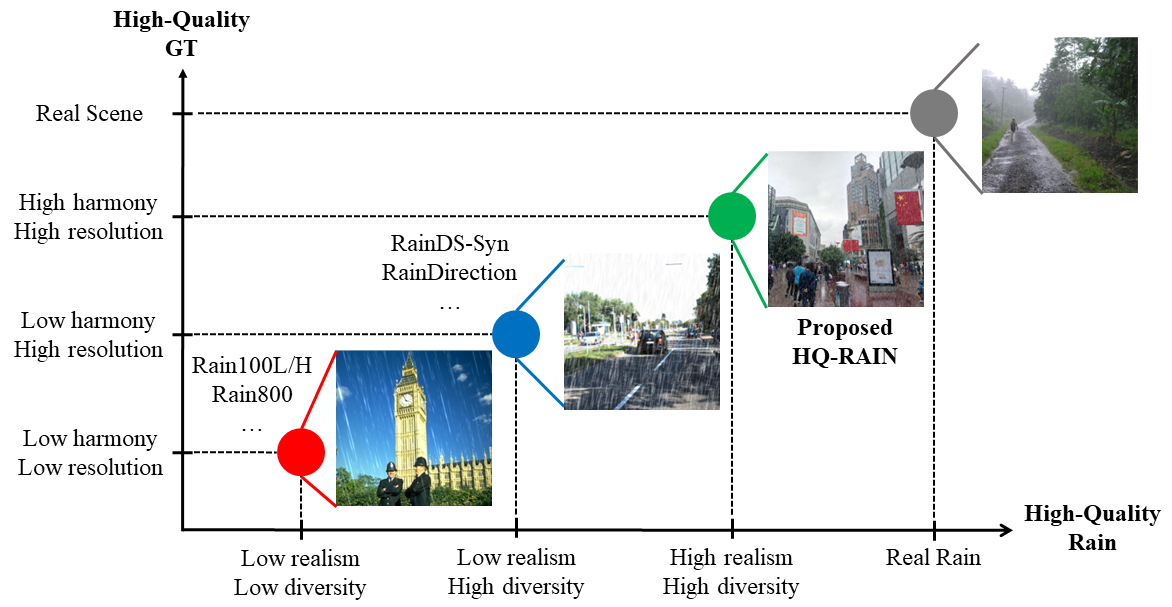
#> input picture img/overview.png, 1172 x 607 px, given in place of img, which was not available
$ python addrain.py --input_dir img
#> lines starting #> are read from the running program, lines starting #| are printed output that depends on the picture; pictures that were not available may be replaced by others from this repository, and a replacement may not be noted
import cv2
import numpy as np
import glob
import os
import argparse
import random

def get_noise(img, value=10):

    noise = np.random.uniform(0, 256, img.shape[0:2])
    v = value * 0.01
    noise[np.where(noise < (256 - v))] = 0

    k = np.array([[0, 0.1, 0],
                  [0.1, 8, 0.1],
                  [0, 0.1, 0]])

    noise = cv2.filter2D(noise, -1, k)

    return noise


def rain_blur(noise, length=10, angle=0, w=1):

    trans = cv2.getRotationMatrix2D((length / 2, length / 2), angle - 45, 1 - length / 100.0)
    dig = np.diag(np.ones(length))
    k = cv2.warpAffine(dig, trans, (length, length))
    k = cv2.GaussianBlur(k, (w, w), 0)

    # k = k / length

    blurred = cv2.filter2D(noise, -1, k)

    cv2.normalize(blurred, blurred, 0, 255, cv2.NORM_MINMAX)
    blurred = np.array(blurred, dtype=np.uint8)

    return blurred


def alpha_rain(rain, img, img_name, out_dir, beta=0.8):

    rain = np.expand_dims(rain, 2)
    rain_effect = np.concatenate((img, rain), axis=2)  # add alpha channel

    rain_result = img.copy()
    rain = np.array(rain, dtype=np.float32)
    rain_result[:, :, 0] = rain_result[:, :, 0] * (255 - rain[:, :, 0]) / 255.0 + beta * rain[:, :, 0]
    rain_result[:, :, 1] = rain_result[:, :, 1] * (255 - rain[:, :, 0]) / 255 + beta * rain[:, :, 0]
    rain_result[:, :, 2] = rain_result[:, :, 2] * (255 - rain[:, :, 0]) / 255 + beta * rain[:, :, 0]

    cv2.imwrite(os.path.join(out_dir, os.path.basename(img_name)), rain_result)


def add_rain(rain, img, img_name, out_dir, alpha=0.9):

    rain = np.expand_dims(rain,2)
    rain = np.repeat(rain,3,2)

    rain_result = cv2.addWeighted(img,alpha,rain,1-alpha,1)
    #cv2.imshow('rain_effct',result)
    #cv2.waitKey()
    #cv2.destroyWindow('rain_effct')
    cv2.imwrite(os.path.join(out_dir, os.path.basename(img_name)), rain_result)


def process(img_name, out_dir, noise, rain_len, rain_angle, rain_thickness, alpha):
    # print(img_name, out_dir, noise, rain_len, rain_angle, rain_thickness, alpha)
#> called with img_name = 'img', out_dir = 'H:\\0702\\2\\', noise = 398, rain_len = 33, rain_angle = -8, rain_thickness = 5, alpha = 0.9
    img = cv2.imread(img_name)
#> img is the input picture: shape (607, 1172, 3); mean B, G, R 229.4, 229, 227
    noise = get_noise(img, value=noise)
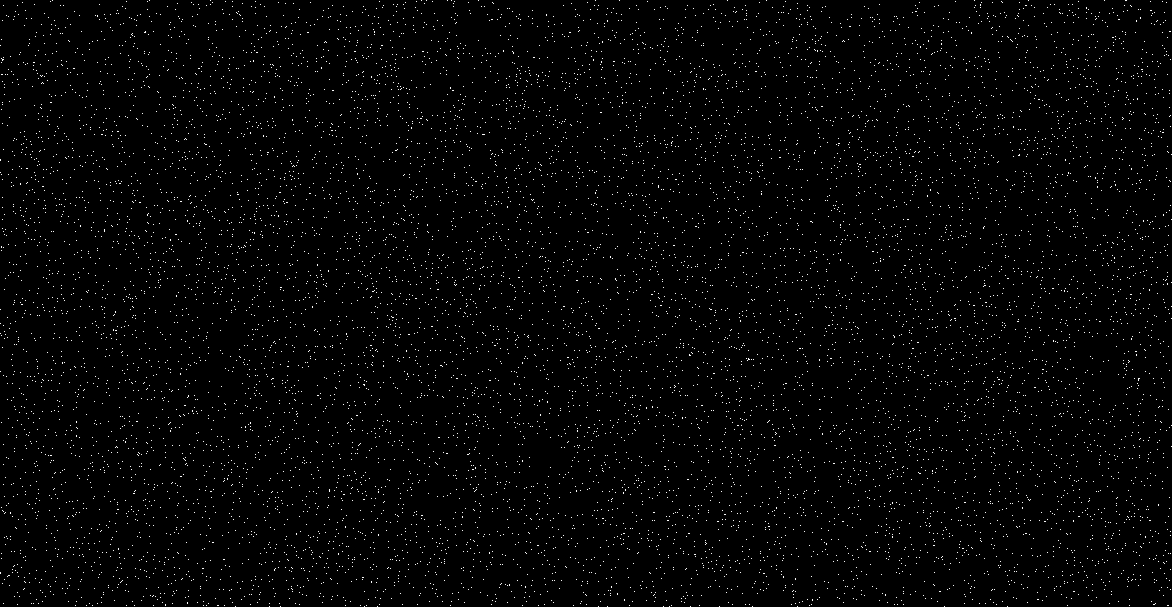
#> noise: shape (607, 1172) float64; min 0, max 2098, mean 33.4; drawn with min black and max white
    rain = rain_blur(noise, length=rain_len, angle=rain_angle, w=rain_thickness)
#> in rain_blur, `blurred = cv2.filter2D(noise, -1, k)`:
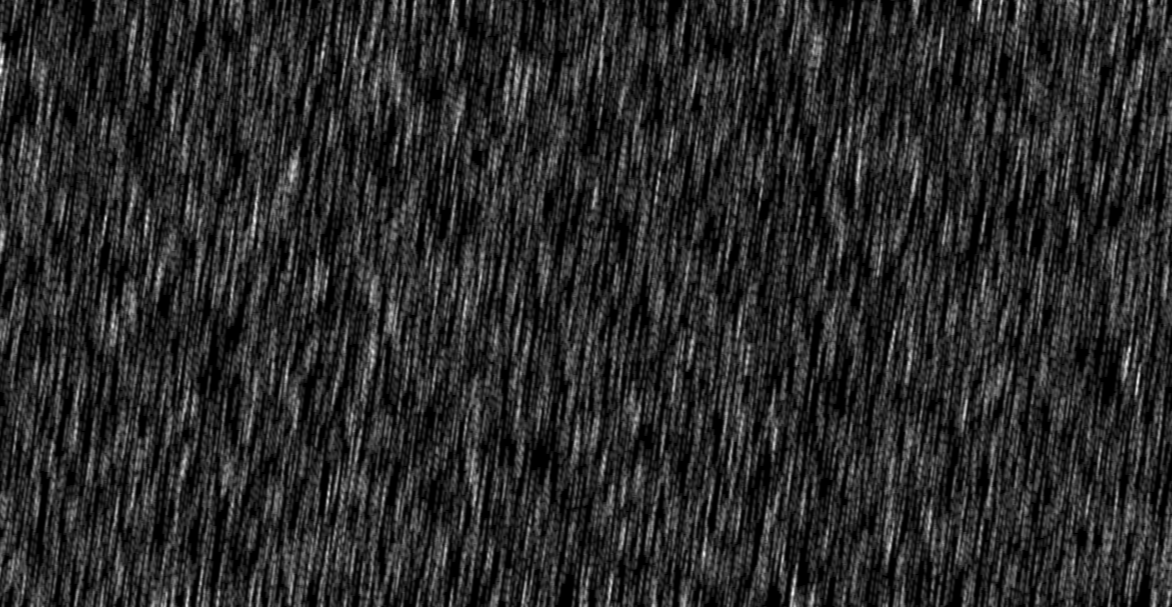
#> blurred: shape (607, 1172) float64; min -7.67e-13, max 2966.6, mean 489.3; drawn with min black and max white
    alpha_rain(rain, img, img_name, out_dir, beta=alpha)
#> in alpha_rain, `rain_result[:, :, 0] = rain_result[:, :, 0] * (255 - rain[:, :, 0]) / ..`:
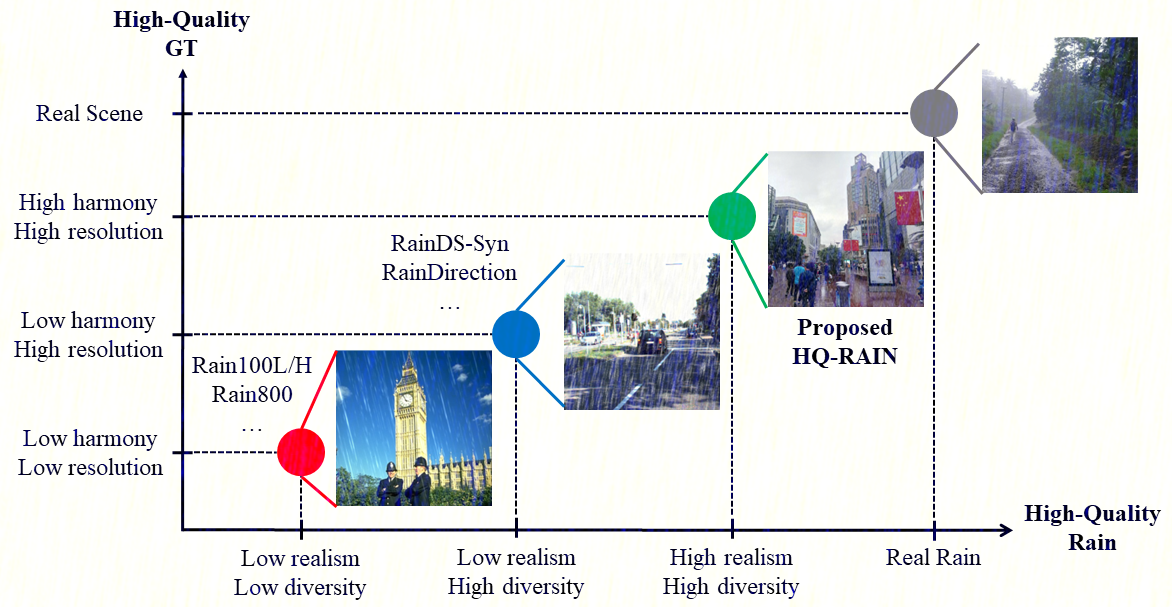
#> rain_result: shape (607, 1172, 3); mean B, G, R 229.1, 229, 227
#> in alpha_rain, `rain_result[:, :, 1] = rain_result[:, :, 1] * (255 - rain[:, :, 0]) / ..`:
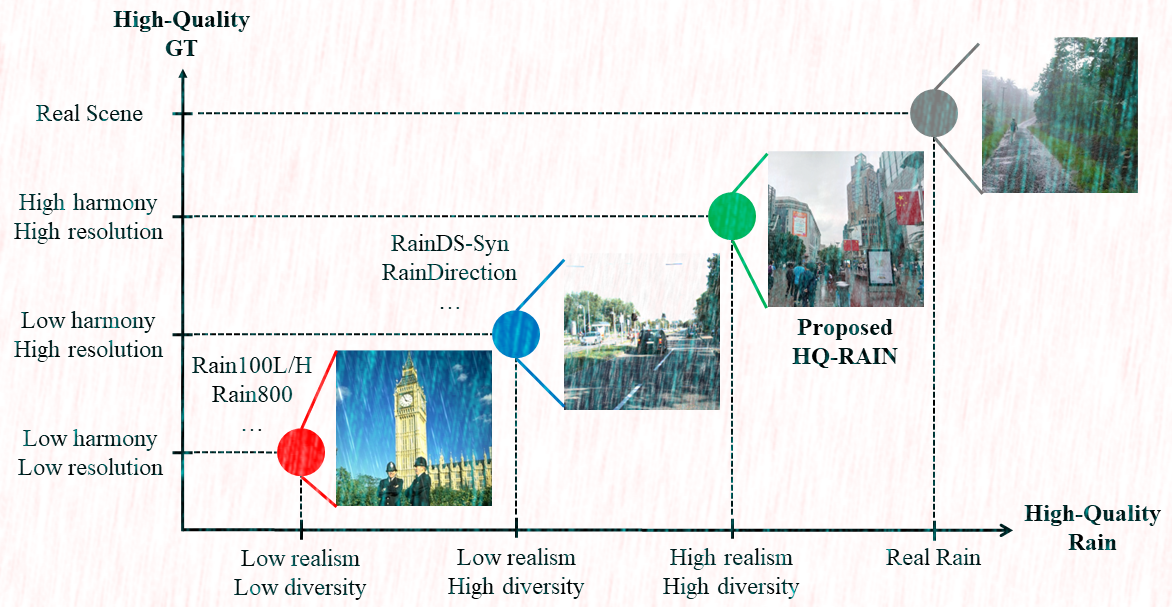
#> rain_result: shape (607, 1172, 3); mean B, G, R 229.1, 228.7, 227
#> in alpha_rain, `rain_result[:, :, 2] = rain_result[:, :, 2] * (255 - rain[:, :, 0]) / ..`:
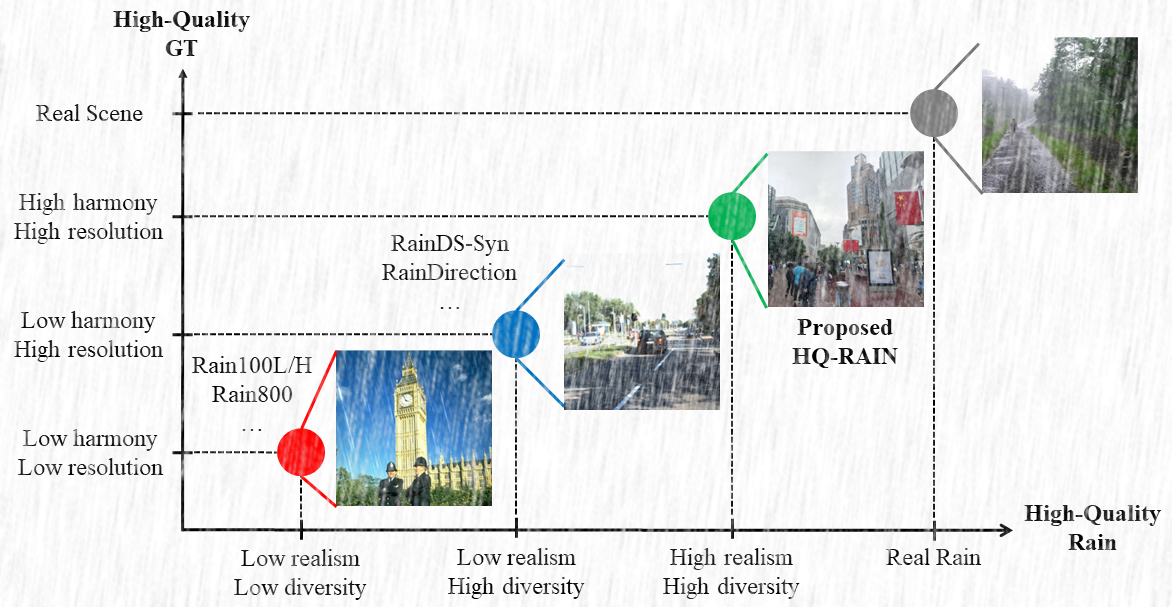
#> rain_result: shape (607, 1172, 3); mean B, G, R 229.1, 228.7, 227.1
    #add_rain(rain, img, img_name, out_dir)


if __name__ == '__main__':
    parser = argparse.ArgumentParser(description="dataset")

    parser.add_argument("--input_dir", type=str, default='H:\\0702\\1\\*.png')
    parser.add_argument("--output_dir", type=str, default='H:\\0702\\2\\')
    parser.add_argument("--noise", type=int, default=300) #100,150,200,250,300
    parser.add_argument("--rain_len", type=int, default=40) #20,30,40
    parser.add_argument("--rain_angle", type=int, default=20) #-40,-30,-20,-10,0,10,20,30,40
    parser.add_argument("--rain_thickness", type=int, default=5) #3,5,7
    parser.add_argument("--alpha", type=float, default=0.9) #0.9

    config = parser.parse_args()

    for file in glob.glob(config.input_dir):
        process(img_name = file,
                out_dir = config.output_dir,
                noise = random.randint(300, 500),
                rain_len = random.randint(20, 40),
                rain_angle = random.randint(-10, 40),
                rain_thickness = config.rain_thickness,
                alpha = config.alpha
                )
